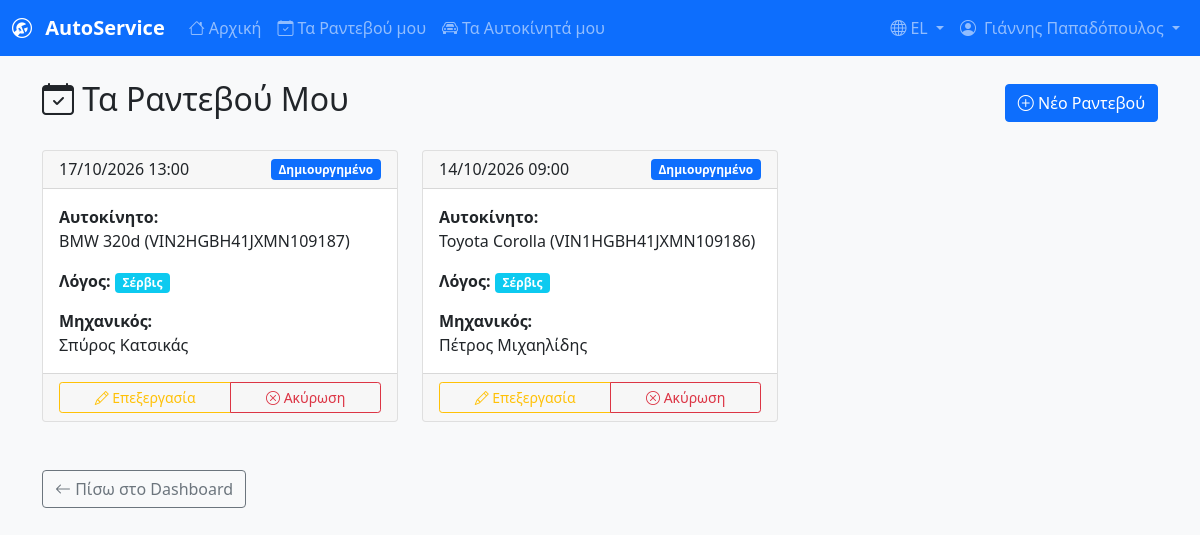
/appointments/customer_appointments.php (signed in), run on the app's committed database.
### tables this page shows
CREATE TABLE users (
    id INT PRIMARY KEY AUTO_INCREMENT,
    username VARCHAR(50) UNIQUE NOT NULL,
    email VARCHAR(100) UNIQUE NOT NULL,
    password VARCHAR(255) NOT NULL,
    first_name VARCHAR(50) NOT NULL,
    last_name VARCHAR(50) NOT NULL,
    id_number VARCHAR(20) UNIQUE NOT NULL COMMENT 'Αριθμός Ταυτότητας (ΑΤ)',
    role ENUM('customer', 'secretary', 'mechanic') NOT NULL,
    phone VARCHAR(15),
    is_active BOOLEAN DEFAULT FALSE COMMENT 'Λογαριασμός ανενεργός μέχρι ενεργοποίησης από γραμματέα',
    created_at TIMESTAMP DEFAULT CURRENT_TIMESTAMP,
    updated_at TIMESTAMP DEFAULT CURRENT_TIMESTAMP ON UPDATE CURRENT_TIMESTAMP,
    INDEX idx_username (username),
    INDEX idx_email (email),
    INDEX idx_role (role),
    INDEX idx_id_number (id_number)
);

CREATE TABLE appointments (
    id INT PRIMARY KEY AUTO_INCREMENT,
    customer_id INT NOT NULL,
    vehicle_id INT NOT NULL,
    mechanic_id INT,
    appointment_date DATE NOT NULL,
    appointment_time TIME NOT NULL,
    reason ENUM('service', 'repair') NOT NULL COMMENT 'Λόγος: σέρβις ή επιδιόρθωση',
    problem_description TEXT COMMENT 'Περιγραφή προβλήματος (υποχρεωτικό για επιδιόρθωση)',
    status ENUM('created', 'in_progress', 'completed', 'cancelled') DEFAULT 'created' COMMENT 'ΔΗΜΙΟΥΡΓΗΜΕΝΟ, ΣΕ ΕΞΕΛΙΞΗ, ΠΕΡΑΙΩΜΕΝΟ, ΑΚΥΡΩΜΕΝΟ',
    total_cost DECIMAL(10,2) DEFAULT 0.00 COMMENT 'Συνολικό κόστος',
    created_at TIMESTAMP DEFAULT CURRENT_TIMESTAMP,
    updated_at TIMESTAMP DEFAULT CURRENT_TIMESTAMP ON UPDATE CURRENT_TIMESTAMP,
    FOREIGN KEY (customer_id) REFERENCES users(id) ON DELETE CASCADE,
    FOREIGN KEY (vehicle_id) REFERENCES vehicles(id) ON DELETE CASCADE,  
    FOREIGN KEY (mechanic_id) REFERENCES users(id) ON DELETE SET NULL,
    INDEX idx_appointment_date (appointment_date),
    INDEX idx_appointment_time (appointment_time),
    INDEX idx_customer_id (customer_id),
    INDEX idx_vehicle_id (vehicle_id),
    INDEX idx_mechanic_id (mechanic_id),
    INDEX idx_status (status)
);

### includes/auth.php (called while the page is built, shortened)
<?php
function isLoggedIn() {
    return isset($_SESSION['user_id']) && !empty($_SESSION['user_id']);
}
function getCurrentUser() {
    return [
        'id' => $_SESSION['user_id'],
        'username' => $_SESSION['username'] ?? '',
        'first_name' => $_SESSION['first_name'] ?? '',
        'last_name' => $_SESSION['last_name'] ?? '',
        'full_name' => ($_SESSION['first_name'] ?? '') . ' ' . ($_SESSION['last_name'] ?? ''),
        'email' => $_SESSION['email'] ?? '',
        'role' => $_SESSION['role'] ?? 'customer',
        'phone' => $_SESSION['phone'] ?? '',
        'is_active' => $_SESSION['is_active'] ?? 1
    ];
}
function getUserFullName() {
    $user = getCurrentUser();
    $firstName = $user['first_name'] ?? '';
    $lastName = $user['last_name'] ?? '';
    return trim($firstName . ' ' . $lastName);
}
function loadUserDataToSession() {
    try {
        global $pdo;
        $stmt = $pdo->prepare("
            SELECT id, username, first_name, last_name, email, role, phone, is_active, created_at
            FROM users
            WHERE id = ? AND is_active = 1
        ");
        $stmt->execute([$_SESSION['user_id']]);
        $user = $stmt->fetch(PDO::FETCH_ASSOC);
        if ($user) {
            return true;
        } else {
            logout();
            return false;
        }
    } catch (Exception $e) {
        error_log("Error loading user data: " . $e->getMessage());
        $_SESSION['first_name'] = $_SESSION['first_name'] ?? '';
        $_SESSION['last_name'] = $_SESSION['last_name'] ?? '';
        $_SESSION['role'] = $_SESSION['role'] ?? 'customer';
        $_SESSION['user_data_loaded'] = true;
        return false;
    }
}
if (isLoggedIn() && (!isset($_SESSION['user_data_loaded']) || !$_SESSION['user_data_loaded'])) {
    loadUserDataToSession();
}
?>

### appointments/customer_appointments.php (the view, shortened to what this page needs)
<?php
require_once '../config/database.php';
try {
    $stmt = $pdo->prepare("
        SELECT a.*,
               CONCAT(v.brand, ' ', v.model, ' (', v.serial_number, ')') as vehicle_info,
               CONCAT(u.first_name, ' ', u.last_name) as mechanic_name
        FROM appointments a
        JOIN vehicles v ON a.vehicle_id = v.id
        LEFT JOIN users u ON a.mechanic_id = u.id
        WHERE a.customer_id = ?
        ORDER BY a.appointment_date DESC, a.appointment_time DESC
    ");
    $stmt->execute([$_SESSION['user_id']]);
    $appointments = $stmt->fetchAll();
} catch (Exception $e) {
    $appointments = [];
    error_log("Error loading appointments: " . $e->getMessage());
}
?>
<!DOCTYPE html>
<html lang="el">
<head>
    <link href="https://cdn.jsdelivr.net/npm/bootstrap@5.1.3/dist/css/bootstrap.min.css" rel="stylesheet">
    <link href="https://cdn.jsdelivr.net/npm/bootstrap-icons@1.8.1/font/bootstrap-icons.css" rel="stylesheet">
</head>
<body class="bg-light">
    <?php include '../includes/navbar.php'; ?>
    <div class="container mt-4">
        <div class="d-flex justify-content-between align-items-center mb-4">
            <h2><i class="bi bi-calendar-check"></i> Τα Ραντεβού Μου</h2>
            <a href="../appointments/book_appointment.php" class="btn btn-primary">
                <i class="bi bi-plus-circle"></i> Νέο Ραντεβού
            </a>
        </div>
        <?php if (empty($appointments)): ?>
            <div class="card">
                <div class="card-body text-center py-5">
                    <i class="bi bi-calendar-x" style="font-size: 3rem; color: #ccc;"></i>
                    <h4 class="mt-3 text-muted">Δεν έχετε ραντεβού</h4>
                    <p class="text-muted">Κλείστε το πρώτο σας ραντεβού για το αυτοκίνητό σας</p>
                    <a href="../appointments/book_appointment.php" class="btn btn-primary">
                        <i class="bi bi-calendar-plus"></i> Κλείσιμο Ραντεβού
                    </a>
                </div>
            </div>
        <?php else: ?>
            <div class="row">
                <?php foreach ($appointments as $appointment): ?>
                    <div class="col-md-6 col-lg-4 mb-4">
                        <div class="card h-100">
                            <div class="card-header">
                                <div class="d-flex justify-content-between align-items-center">
                                    <h6 class="mb-0">
                                        <?php echo date('d/m/Y', strtotime($appointment['appointment_date'])); ?>
                                        <?php echo date('H:i', strtotime($appointment['appointment_time'])); ?>
                                    </h6>
                                    <span class="badge bg-<?php
                                        echo $appointment['status'] === 'created' ? 'primary' :
                                            ($appointment['status'] === 'in_progress' ? 'warning' :
                                            ($appointment['status'] === 'completed' ? 'success' : 'secondary'));
                                    ?>">
                                        <?php
                                        $status_labels = [
                                            'created' => 'Δημιουργημένο',
                                            'in_progress' => 'Σε εξέλιξη',
                                            'completed' => 'Ολοκληρωμένο',
                                            'cancelled' => 'Ακυρωμένο'
                                        ];
                                        echo $status_labels[$appointment['status']] ?? $appointment['status'];
                                        ?>
                                    </span>
                                </div>
                            </div>
                            <div class="card-body">
                                <p class="card-text">
                                    <strong>Αυτοκίνητο:</strong><br>
                                    <?php echo htmlspecialchars($appointment['vehicle_info']); ?>
                                </p>
                                <p class="card-text">
                                    <strong>Λόγος:</strong>
                                    <span class="badge bg-<?php echo $appointment['reason'] === 'service' ? 'info' : 'warning'; ?>">
                                        <?php echo $appointment['reason'] === 'service' ? 'Σέρβις' : 'Επιδιόρθωση'; ?>
                                    </span>
                                </p>
                                <?php if (!empty($appointment['mechanic_name'])): ?>
                                <p class="card-text">
                                    <strong>Μηχανικός:</strong><br>
                                    <?php echo htmlspecialchars($appointment['mechanic_name']); ?>
                                </p>
                                <?php endif; ?>
                            </div>
                            <div class="card-footer">
                                <div class="btn-group w-100">
                                    <?php if ($appointment['status'] === 'created'): ?>
                                        <button class="btn btn-sm btn-outline-warning" onclick="editAppointment(<?php echo $appointment['id']; ?>)">
                                            <i class="bi bi-pencil"></i> Επεξεργασία
                                        </button>
                                        <button class="btn btn-sm btn-outline-danger" onclick="cancelAppointment(<?php echo $appointment['id']; ?>)">
                                            <i class="bi bi-x-circle"></i> Ακύρωση
                                        </button>
                                    <?php else: ?>
                                        <button class="btn btn-sm btn-outline-info w-100" onclick="viewAppointment(<?php echo $appointment['id']; ?>)">
                                            <i class="bi bi-eye"></i> Προβολή
                                        </button>
                                    <?php endif; ?>
                                </div>
                            </div>
                        </div>
                    </div>
                <?php endforeach; ?>
            </div>
        <?php endif; ?>
        <div class="mt-4">
            <a href="customer_dashboard.php" class="btn btn-outline-secondary">
                <i class="bi bi-arrow-left"></i> Πίσω στο Dashboard
            </a>
        </div>
    </div>
</body>
</html>

### includes/navbar.php (shortened to what this page needs)
<?php
require_once __DIR__ . '/auth.php';
$current_user = getCurrentUser();
$user_role = $current_user['role'] ?? '';
$user_name = getUserFullName();
$base_url = '/garage_management';
$dashboard_links = [
    'secretary' => $base_url . '/secretary_dashboard.php',
    'customer' => $base_url . '/customer_dashboard.php',
    'mechanic' => $base_url . '/mechanic_dashboard.php',
    'admin' => $base_url . '/admin_dashboard.php'
];
$dashboard_link = $dashboard_links[$user_role] ?? $base_url . '/auth/login.php';
?>
<nav class="navbar navbar-expand-lg navbar-dark bg-primary sticky-top">
    <div class="container-fluid">
        <a class="navbar-brand fw-bold" href="<?php echo $dashboard_link; ?>">
            <i class="bi bi-wrench-adjustable-circle me-2"></i>
            AutoService
        </a>
        <div class="collapse navbar-collapse" id="navbarNav">
            <ul class="navbar-nav me-auto">
                <li class="nav-item">
                    <a class="nav-link" href="<?php echo $dashboard_link; ?>">
                        <i class="bi bi-house me-1"></i>Αρχική
                    </a>
                </li>
                <?php if ($user_role === 'customer'): ?>
                    <li class="nav-item">
                        <a class="nav-link" href="<?php echo $base_url; ?>/appointments/my_appointments.php">
                            <i class="bi bi-calendar-check me-1"></i>Τα Ραντεβού μου
                        </a>
                    </li>
                    <li class="nav-item">
                        <a class="nav-link" href="<?php echo $base_url; ?>/vehicles/customer_vehicles.php">
                            <i class="bi bi-car-front me-1"></i>Τα Αυτοκίνητά μου
                        </a>
                    </li>
                <?php endif; ?>
            </ul>
            <ul class="navbar-nav">
                <li class="nav-item dropdown">
                    <a class="nav-link dropdown-toggle" href="#" role="button" data-bs-toggle="dropdown">
                        <i class="bi bi-globe me-1"></i>EL
                    </a>
                </li>
                <li class="nav-item dropdown">
                    <a class="nav-link dropdown-toggle" href="#" role="button" data-bs-toggle="dropdown"
                       data-bs-auto-close="outside">
                        <i class="bi bi-person-circle me-1"></i>
                        <span class="d-none d-lg-inline"><?php echo htmlspecialchars($user_name); ?></span>
                    </a>
                </li>
            </ul>
        </div>
    </div>
</nav>

### data on the page
users: user_name "Γιάννης Παπαδόπουλος"
appointments: appointment_date "17/10/2026", appointment_time "13:00", status "Δημιουργημένο", vehicle_info "BMW 320d (VIN2HGBH41JXMN109187)", reason "Σέρβις", mechanic_name "Σπύρος Κατσικάς"
appointments: appointment_date "14/10/2026", appointment_time "09:00", status "Δημιουργημένο", vehicle_info "Toyota Corolla (VIN1HGBH41JXMN109186)", reason "Σέρβις", mechanic_name "Πέτρος Μιχαηλίδης"
